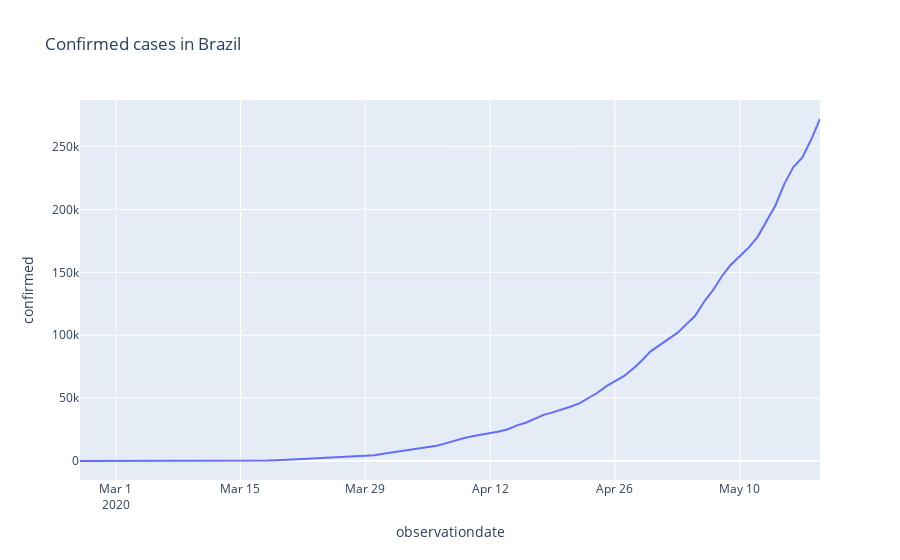

The code cell stored with this chart in its notebook:
### Code cell
#Creating a graph to check the confirmed cases evolution
px.line(Brazil,'observationdate','confirmed',title = 'Confirmed cases in Brazil')
